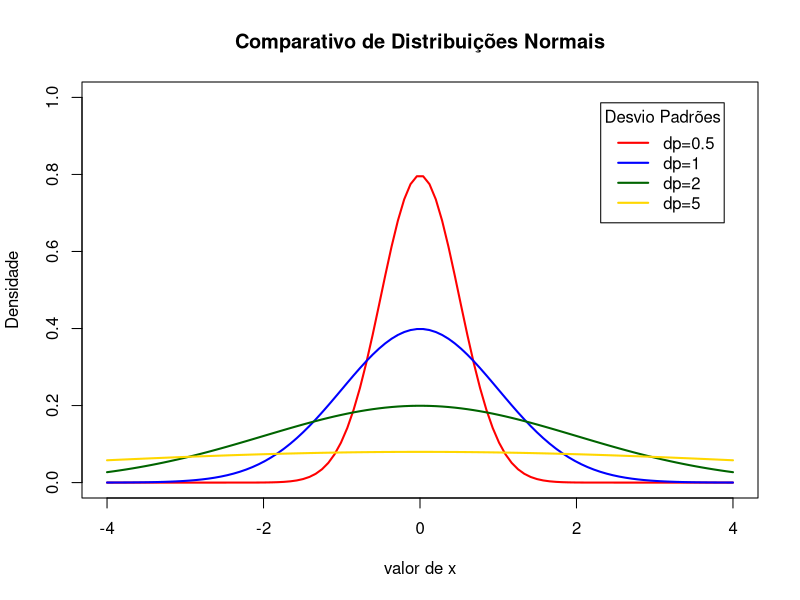
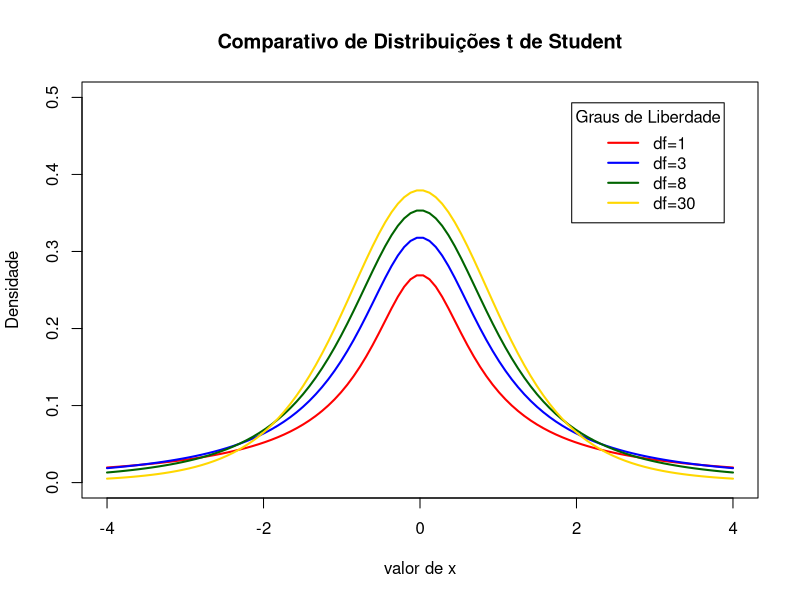

Reproduce these figures in R, in order.
## ---- chunk 1
x <- seq(-4, 4, length = 100)

dps <- c(0.5, 1, 2, 5)
colors <- c("red", "blue", "darkgreen", "gold")
labels <- c("dp=0.5", "dp=1", "dp=2", "dp=5")

plot(NA, xlab="valor de x",
  ylab="Densidade",
  main="Comparativo de Distribuições Normais",
  xlim = c(-4, 4),
  ylim = c(0, 1))

for (i in 1:4){
  lines(x, dnorm(x, mean = 0, sd = dps[i]), lwd=2, col=colors[i])
}

legend("topright", inset=.05, title="Desvio Padrões",
  labels, lwd=2, lty=c(1, 1, 1, 1, 2), col=colors)
## ---- chunk 2
x <- seq(-4, 4, length = 100)

degfs <- c(1, 3, 8, 30)
colors <- c("red", "blue", "darkgreen", "gold")
labels <- c("df=1", "df=3", "df=8", "df=30")

plot(NA, xlab="valor de x",
  ylab="Densidade",
  main="Comparativo de Distribuições t de Student",
  xlim = c(-4, 4),
  ylim = c(0, 0.5))

for (i in 1:4){
  lines(x, dt(x,df = dps[i]), lwd=2, col=colors[i])
}

legend("topright", inset=.05, title="Graus de Liberdade",
  labels, lwd=2, lty=c(1, 1, 1, 1, 2), col=colors)
